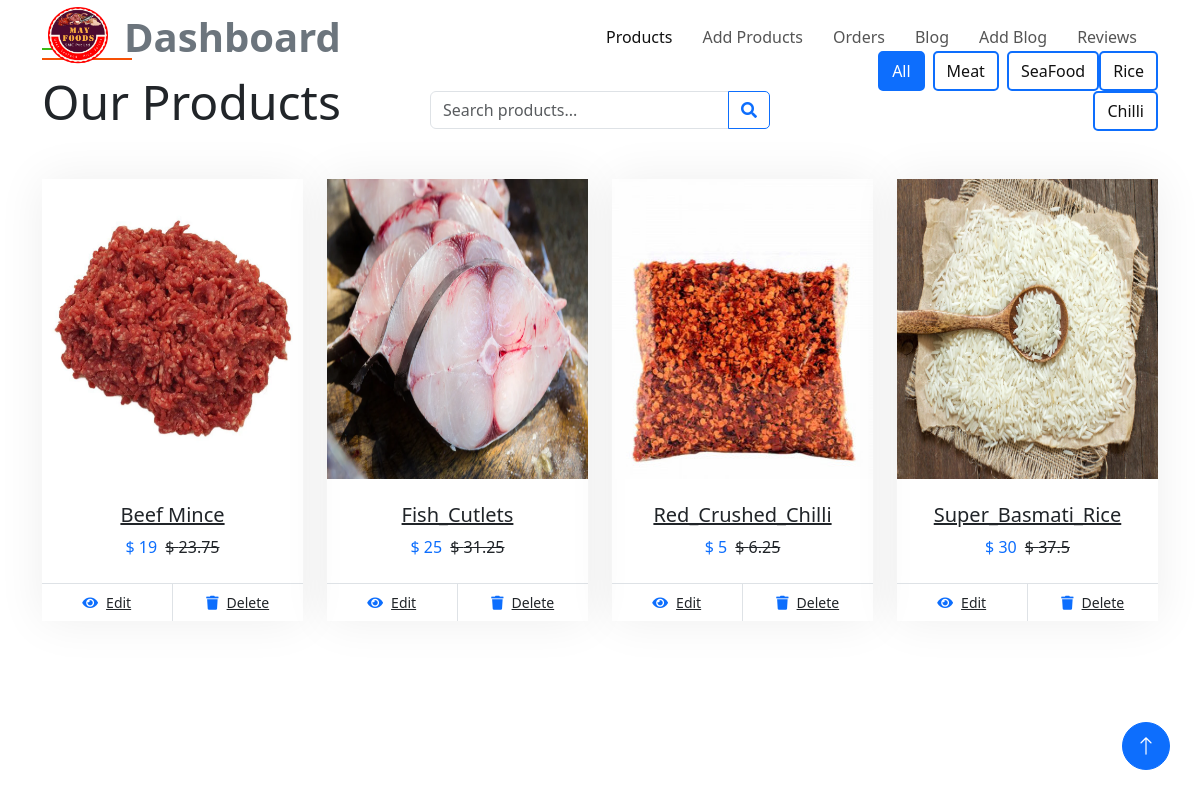
The app's page /admin/index.php with its own data.
### tables this page shows
CREATE TABLE `product` (
  `id` int(11) NOT NULL,
  `productName` varchar(55) NOT NULL,
  `price` int(11) NOT NULL,
  `description` varchar(500) NOT NULL,
  `category` varchar(55) NOT NULL,
  `productImage` varchar(255) NOT NULL,
  `time` timestamp NOT NULL DEFAULT current_timestamp()
);

### admin/index.php (the view, shortened to what this page needs)
<?php include('header.php');
require_once("db_connection.php");
?>
<div class="container-xxl py-5">
  <div class="container">
    <div class="row g-0 gx-5 align-items-end">
      <div class="col-lg-4">
        <div class="section-header text-start mb-5 wow fadeInUp" data-wow-delay="0.1s" style="max-width: 500px">
          <h1 class="display-5 mb-3">Our Products</h1>
        </div>
      </div>
      <div class="col-lg-4">
        <div style="margin-bottom:50px">
          <form action="" method="GET" class="input-group">
            <input type="text" class="form-control" placeholder="Search products..." name="q" />
            <button type="submit" class="btn btn-outline-primary" type="button">
              <i class="fa fa-search"></i>
            </button>
          </form>
        </div>
      </div>
      <div class="col-lg-4 text-start text-lg-end wow slideInRight" data-wow-delay="0.1s">
        <ul class="nav nav-pills d-inline-flex justify-content-end mb-5">
          <li class="nav-item me-2">
            <a class="btn btn-outline-primary border-2 active" data-bs-toggle="pill" href="#tab-1">All</a>
          </li>
          <li class="nav-item me-2">
            <a class="btn btn-outline-primary border-2" data-bs-toggle="pill" href="#tab-2">Meat</a>
          </li>
          <li class="nav-item me-0">
            <a class="btn btn-outline-primary border-2" data-bs-toggle="pill" href="#tab-3">SeaFood</a>
          </li>
          <li class="nav-item me-0">
            <a class="btn btn-outline-primary border-2" data-bs-toggle="pill" href="#tab-4">Rice</a>
          </li>
          <li class="nav-item me-0">
            <a class="btn btn-outline-primary border-2" data-bs-toggle="pill" href="#tab-5">Chilli</a>
          </li>
        </ul>
      </div>
    </div>
    <div class="tab-content">
      <div id="tab-1" class="tab-pane fade show p-0 active">
        <div class="row g-4">
          <?php
          $query = "SELECT * FROM product";
          $result = mysqli_query($conn, $query);
          if (mysqli_num_rows($result) > 0) {
            while ($row = mysqli_fetch_assoc($result)) {
              ?>
              <div class="col-xl-3 col-lg-4 col-md-6 wow fadeInUp" data-wow-delay="0.1s">
                <div class="product-item">
                  <div class="position-relative bg-light overflow-hidden">
                    <img class="img-fluid w-100" src="../img/<?= $row['productImage'] ?>" alt="" />
                  </div>
                  <div class="text-center p-4">
                    <a class="d-block h5 mb-2" href="">
                      <?= $row['productName'] ?>
                    </a>
                    <span class="text-primary me-1">$
                      <?= $row['price'] ?>
                    </span>
                    <span class="text-body text-decoration-line-through">$
                      <?=($row['price'])+($row['price']*0.25);?>
                    </span>
                  </div>
                  <div class="d-flex border-top">
                    <small class="w-50 text-center border-end py-2">
                      <a class="text-body" href="productDetails.php"><i class="fa fa-eye text-primary me-2"></i>Edit</a>
                    </small>
                    <small class="w-50 text-center py-2">
                      <a class="text-body" href=""><i class="fa fa-trash text-primary me-2"></i>Delete</a>
                    </small>
                  </div>
                </div>
              </div>
            <?php }
          } else {
            echo "No products found.";
          } ?>
        </div>
      </div>
    </div>
  </div>
</div>
<?php include('footer.php') ?>

### admin/header.php (shortened to what this page needs)
<!DOCTYPE html>
<html lang="en">
<head>
    <link href="https://cdnjs.cloudflare.com/ajax/libs/font-awesome/5.10.0/css/all.min.css" rel="stylesheet">
    <link href="https://cdn.jsdelivr.net/npm/bootstrap-icons@1.4.1/font/bootstrap-icons.css" rel="stylesheet">
    <link href="../lib/animate/animate.min.css" rel="stylesheet">
    <link href="../lib/owlcarousel/assets/owl.carousel.min.css" rel="stylesheet">
    <link href="../css/bootstrap.min.css" rel="stylesheet">
    <link href="../css/style.css" rel="stylesheet">
</head>
<body>
    <div class="container-fluid fixed-top px-0 wow fadeIn" data-wow-delay="0.1s">
        <nav class="navbar navbar-expand-lg navbar-light py-lg-0 px-lg-5 wow fadeIn" data-wow-delay="0.1s">
            <img class="navbar-brand" src="../img/mayFoodsLogo.png" style="height: 70px; width:60px">
            <a href="index.php" class="navbar-brand ms-4 ms-lg-0">
                <h1 class="fw-bold text-secondary  m-0">Dashboard</h1>
            </a>
            <div class="collapse navbar-collapse" id="navbarCollapse">
                <div class="navbar-nav ms-auto p-4 p-lg-0">
                    <a href="index.php" class="nav-item nav-link active">Products</a>
                    <a href="addProduct.php" class="nav-item nav-link">Add Products</a>
                    <a href="order.php" class="nav-item nav-link">Orders</a>
                    <a href="Blog.php" class="nav-item nav-link">Blog</a>
                    <a href="addblog.php" class="nav-item nav-link">Add Blog</a>
                    <a href="Reviews.php" class="nav-item nav-link">Reviews</a>
                </div>
            </div>
        </nav>
    </div>

### admin/footer.php (shortened to what this page needs)
    <a href="#" class="btn btn-lg btn-primary btn-lg-square rounded-circle back-to-top"><i
            class="bi bi-arrow-up"></i></a>
</body>
</html>

### css/style.css (style rules this page uses)
:root { --primary: #3CB815; --secondary: #F65005; --light: #F7F8FC; --grey: #c6c6c6; --dark: #111111; }
.back-to-top { position: fixed; display: none; right: 30px; bottom: 30px; z-index: 99; }
.btn { font-weight: 500; transition: .5s; }
.btn.btn-primary, .btn.btn-secondary, .btn.btn-outline-primary:hover, .btn.btn-outline-secondary:hover { color: #FFFFFF; }
.btn-lg-square { width: 48px; height: 48px; }
.btn-square, .btn-sm-square, .btn-lg-square { padding: 0; display: flex; align-items: center; justify-content: center; font-weight: normal; }
.fixed-top { transition: .5s; }
.navbar .navbar-nav .nav-link { padding: 25px 15px; color: #555555; font-weight: 500; outline: none; }
.navbar .navbar-nav .nav-link:hover, .navbar .navbar-nav .nav-link.active { color: var(--dark); }
.section-header { position: relative; padding-top: 25px; }
.section-header::before { position: absolute; content: ""; width: 60px; height: 2px; top: 0; left: 50%; transform: translateX(-50%); background: var(--primary); }
.section-header::after { position: absolute; content: ""; width: 90px; height: 2px; top: 10px; left: 50%; transform: translateX(-50%); background: var(--secondary); }
.section-header.text-start::before, .section-header.text-start::after { left: 0; transform: translateX(0); }
.nav-pills .nav-item .btn { color: var(--dark); }
.nav-pills .nav-item .btn:hover, .nav-pills .nav-item .btn.active { color: #FFFFFF; }
.product-item { box-shadow: 0 0 45px rgba(0, 0, 0, .07); }
.product-item img { transition: .5s; height: 300px; width: 300px; object-fit: cover; }
.btn { border-radius: 5px; }

### records on screen
product: productImage (picture), productName "Beef Mince", price "19", ($row['price'])+($row['price']*0.25) "23.75"
product: productImage (picture), productName "Fish_Cutlets", price "25", ($row['price'])+($row['price']*0.25) "31.25"
product: productImage (picture), productName "Red_Crushed_Chilli", price "5", ($row['price'])+($row['price']*0.25) "6.25"
product: productImage (picture), productName "Super_Basmati_Rice", price "30", ($row['price'])+($row['price']*0.25) "37.5"
